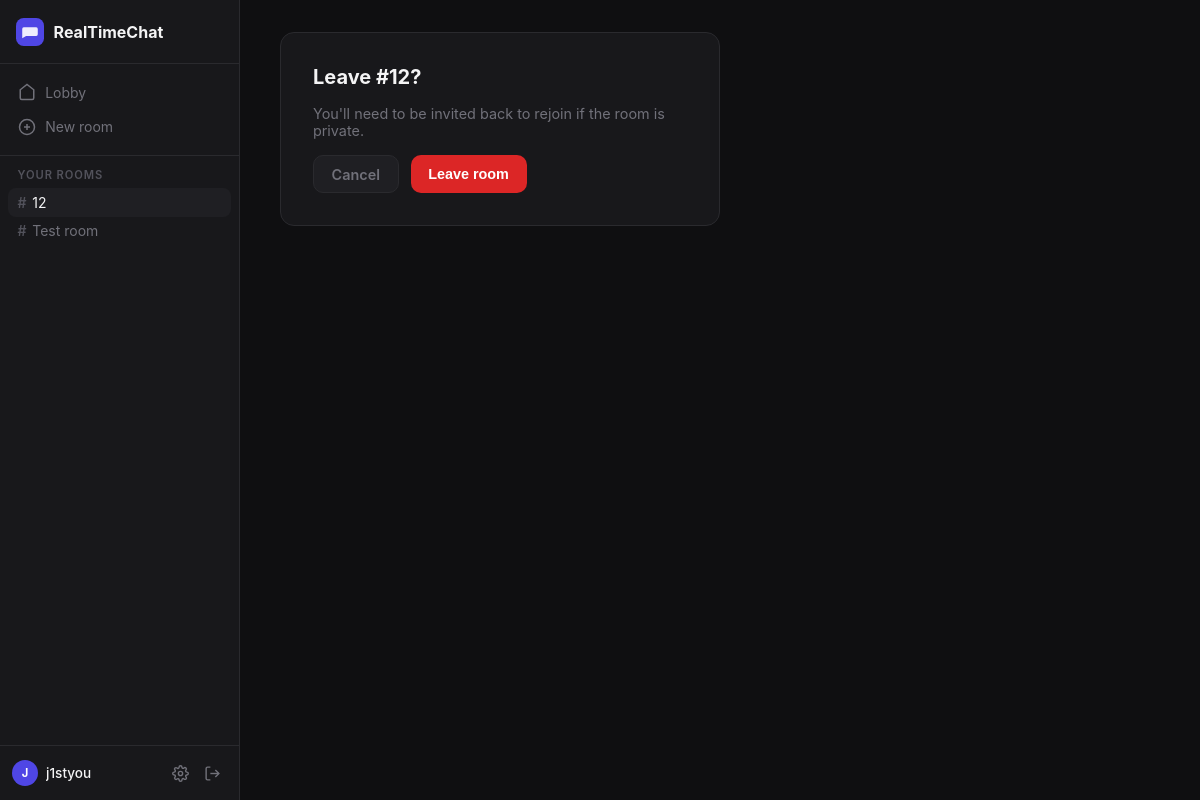
/12/leave/ (signed in), run on the app's committed database.
### rooms/models.py (models this page shows, shortened)
class Room(TimestampedModel):
    class RoomType(models.TextChoices):
        GROUP = "group", "Group"
        DIRECT = "direct", "Direct message"
        CHANNEL = "channel", "Channel"
    name = models.CharField(max_length=100)
    slug = models.SlugField(max_length=110, unique=True, db_index=True)
    description = models.CharField(max_length=300, blank=True, default="")
    room_type = models.CharField(
        max_length=10,
        choices=RoomType.choices,
        default=RoomType.GROUP,
        db_index=True,
    )
    is_private = models.BooleanField(default=False)
    created_by = models.ForeignKey(
        settings.AUTH_USER_MODEL,
        on_delete=models.SET_NULL,
        null=True,
        related_name="created_rooms",
    )
    class Meta:
        verbose_name = "room"
        verbose_name_plural = "rooms"
        ordering = ["name"]

### accounts/models.py (models this page shows, shortened)
class User(AbstractBaseUser, PermissionsMixin):
    email = models.EmailField(unique=True, db_index=True)
    username = models.CharField(max_length=40, unique=True, db_index=True)
    is_active = models.BooleanField(default=True)
    is_staff = models.BooleanField(default=False)
    date_joined = models.DateTimeField(default=timezone.now)
    objects = UserManager()
    USERNAME_FIELD = "email"
    REQUIRED_FIELDS = ["username"]
    class Meta:
        verbose_name = "user"
        verbose_name_plural = "users"
        ordering = ["-date_joined"]

### rooms/views.py (the view, shortened to what this page needs)
# urls.py: path("<slug:slug>/leave/", views.leave_room_view, name="leave"),
@login_required
def leave_room_view(request, slug):
    room = get_object_or_404(Room, slug=slug)
    return render(request, "rooms/leave_room.html", {"room": room})

### rooms/context_processors.py (called while the page is built)
def sidebar_rooms(request):
    if not request.user.is_authenticated:
        return {"sidebar_rooms": []}
    rooms = (
        Room.objects
        .filter(memberships__user=request.user)
        .only("name", "slug")
        .order_by("name")
    )
    return {"sidebar_rooms": rooms}

### rooms/templates/rooms/leave_room.html (shortened to what this page needs)
{% extends "rooms/base.html" %}
{% block content %}
<div class="form-page">
  <div class="confirm-card">
    <h1 class="confirm-card__title">Leave #{{ room.name }}?</h1>
    <p class="confirm-card__body">
      You'll need to be invited back to rejoin if the room is private.
    </p>
    <form method="post" class="confirm-card__actions">
      <a href="{% url 'rooms:detail' room.slug %}" class="btn btn--ghost">Cancel</a>
      <button type="submit" class="btn btn--danger">Leave room</button>
    </form>
  </div>
</div>
{% endblock %}

### rooms/templates/rooms/base.html (shortened to what this page needs)
{% load static %}
<!DOCTYPE html>
<html lang="en">
<head>
  <link rel="stylesheet" href="{% static 'css/app.css' %}">
</head>
<body>
  <div class="layout">
    <aside class="sidebar">
      <div class="sidebar__logo">
        <svg width="28" height="28" viewBox="0 0 36 36" fill="none">
          <rect width="36" height="36" rx="10" fill="#4F46E5"/>
          <path d="M8 24V14a2 2 0 012-2h16a2 2 0 012 2v7a2 2 0 01-2 2H13l-5 3v-2z"
                fill="white" fill-opacity="0.9"/>
        </svg>
        <span>RealTimeChat</span>
      </div>
      <nav class="sidebar__nav">
        <a href="{% url 'rooms:lobby' %}" class="sidebar__link {% block nav_lobby %}{% endblock %}">
          <svg width="18" height="18" viewBox="0 0 24 24" fill="none" stroke="currentColor" stroke-width="2">
            <path d="M3 9l9-7 9 7v11a2 2 0 01-2 2H5a2 2 0 01-2-2z"/>
          </svg>
          Lobby
        </a>
        <a href="{% url 'rooms:create' %}" class="sidebar__link {% block nav_create %}{% endblock %}">
          <svg width="18" height="18" viewBox="0 0 24 24" fill="none" stroke="currentColor" stroke-width="2">
            <circle cx="12" cy="12" r="10"/><line x1="12" y1="8" x2="12" y2="16"/>
            <line x1="8" y1="12" x2="16" y2="12"/>
          </svg>
          New room
        </a>
      </nav>
      <div class="sidebar__rooms">
        <p class="sidebar__section-label">Your rooms</p>
        {% for room in sidebar_rooms %}
          <a href="{% url 'rooms:detail' room.slug %}"
             class="sidebar__room {% if request.resolver_match.kwargs.slug == room.slug %}sidebar__room--active{% endif %}">
            <span class="sidebar__room-hash">#</span>{{ room.name }}
          </a>
        {% empty %}
          <p class="sidebar__empty">No rooms yet</p>
        {% endfor %}
      </div>
      <div class="sidebar__footer">
        <div class="sidebar__user">
          <div class="avatar avatar--sm">{{ request.user.username|first|upper }}</div>
          <span class="sidebar__username">{{ request.user.username }}</span>
        </div>
        <div class="sidebar__actions">
          <a href="{% url 'accounts:change-password' %}" class="sidebar__icon-btn" title="Settings">
          </a>
          <form method="post" action="{% url 'accounts:logout' %}" style="margin:0">
            <button type="submit" class="sidebar__icon-btn" title="Sign out">
              <svg width="17" height="17" viewBox="0 0 24 24" fill="none" stroke="currentColor" stroke-width="2">
                <path d="M9 21H5a2 2 0 01-2-2V5a2 2 0 012-2h4"/>
                <polyline points="16 17 21 12 16 7"/><line x1="21" y1="12" x2="9" y2="12"/>
              </svg>
            </button>
          </form>
        </div>
      </div>
    </aside>
    <main class="main">
      {% block content %}{% endblock %}
    </main>
  </div>
</body>
</html>

### static/css/app.css (style rules this page uses)
*, *::before, *::after { box-sizing: border-box; margin: 0; padding: 0; }
:root { --color-bg: #0f0f11; --color-surface: #18181b; --color-surface-2: #1f1f23; --color-border: #2a2a2e; --color-primary: #4f46e5; --color-primary-h: #4338ca; --color-danger: #dc2626; --color-danger-h: #b91c1c; --color-text: #f4f4f5; --color-text-muted: #71717a; --color-text-subtle: #52525b; --color-success-bg: #14532d; --color-success-txt: #86efac; --color-error-bg: #450a0a; --color-error-txt: #f87171; --color-info-bg: #1e3a5f; --color-info-txt: #93c5fd; --sidebar-w: 240px; --radius: 10px; --font: "Inter", system-ui, -apple-system, sans-serif; }
body { font-family: var(--font); background: var(--color-bg); color: var(--color-text); height: 100vh; overflow: hidden; }
a { color: inherit; text-decoration: none; }
.layout { display: flex; height: 100vh; }
.main { flex: 1; overflow-y: auto; padding: 2rem 2.5rem; position: relative; }
.sidebar { width: var(--sidebar-w); background: var(--color-surface); border-right: 1px solid var(--color-border); display: flex; flex-direction: column; flex-shrink: 0; height: 100vh; overflow: hidden; }
.sidebar__logo { display: flex; align-items: center; gap: 0.6rem; font-size: 1rem; font-weight: 700; padding: 1.1rem 1rem; border-bottom: 1px solid var(--color-border); }
.sidebar__nav { display: flex; flex-direction: column; gap: 2px; padding: 0.75rem 0.5rem; border-bottom: 1px solid var(--color-border); }
.sidebar__link { display: flex; align-items: center; gap: 0.6rem; padding: 0.45rem 0.6rem; border-radius: 8px; font-size: 0.875rem; color: var(--color-text-muted); transition: background 0.12s, color 0.12s; }
.sidebar__rooms { flex: 1; overflow-y: auto; padding: 0.75rem 0.5rem; }
.sidebar__section-label { font-size: 0.7rem; font-weight: 600; text-transform: uppercase; letter-spacing: 0.08em; color: var(--color-text-subtle); padding: 0 0.6rem; margin-bottom: 0.4rem; }
.sidebar__room { display: flex; align-items: center; gap: 0.35rem; padding: 0.35rem 0.6rem; border-radius: 8px; font-size: 0.875rem; color: var(--color-text-muted); transition: background 0.12s, color 0.12s; white-space: nowrap; overflow: hidden; text-overflow: ellipsis; }
.sidebar__room:hover, .sidebar__room--active { background: var(--color-surface-2); color: var(--color-text); }
.sidebar__room-hash { color: var(--color-text-subtle); font-weight: 600; flex-shrink: 0; }
.sidebar__footer { border-top: 1px solid var(--color-border); padding: 0.75rem 0.75rem; display: flex; align-items: center; justify-content: space-between; gap: 0.5rem; }
.sidebar__user { display: flex; align-items: center; gap: 0.5rem; min-width: 0; }
.sidebar__username { font-size: 0.85rem; font-weight: 500; overflow: hidden; text-overflow: ellipsis; white-space: nowrap; }
.sidebar__actions { display: flex; align-items: center; gap: 2px; flex-shrink: 0; }
.sidebar__icon-btn { display: flex; align-items: center; justify-content: center; width: 30px; height: 30px; border-radius: 8px; background: transparent; border: none; color: var(--color-text-muted); cursor: pointer; transition: background 0.12s, color 0.12s; }
.avatar { border-radius: 50%; background: var(--color-primary); color: #fff; font-weight: 700; display: flex; align-items: center; justify-content: center; flex-shrink: 0; }
.avatar--sm { width: 26px; height: 26px; font-size: 0.7rem; }
.form-page { max-width: 520px; }
.confirm-card { background: var(--color-surface); border: 1px solid var(--color-border); border-radius: 14px; padding: 2rem; max-width: 440px; display: flex; flex-direction: column; gap: 1rem; }
.confirm-card__title { font-size: 1.25rem; font-weight: 700; }
.confirm-card__body { font-size: 0.9rem; color: var(--color-text-muted); }
.confirm-card__actions { display: flex; gap: 0.75rem; }
.btn { display: inline-flex; align-items: center; justify-content: center; gap: 0.4rem; padding: 0.6rem 1.1rem; border-radius: var(--radius); font-size: 0.9rem; font-weight: 600; cursor: pointer; border: none; transition: background 0.15s, color 0.15s; text-decoration: none; white-space: nowrap; }
.btn--danger { background: var(--color-danger); color: #fff; }
.btn--ghost { background: var(--color-surface-2); color: var(--color-text-muted); border: 1px solid var(--color-border); }

### data on the page
Room: name "12"
Room: name "Test room"
User: user.username|first "J", user.username "j1styou"
